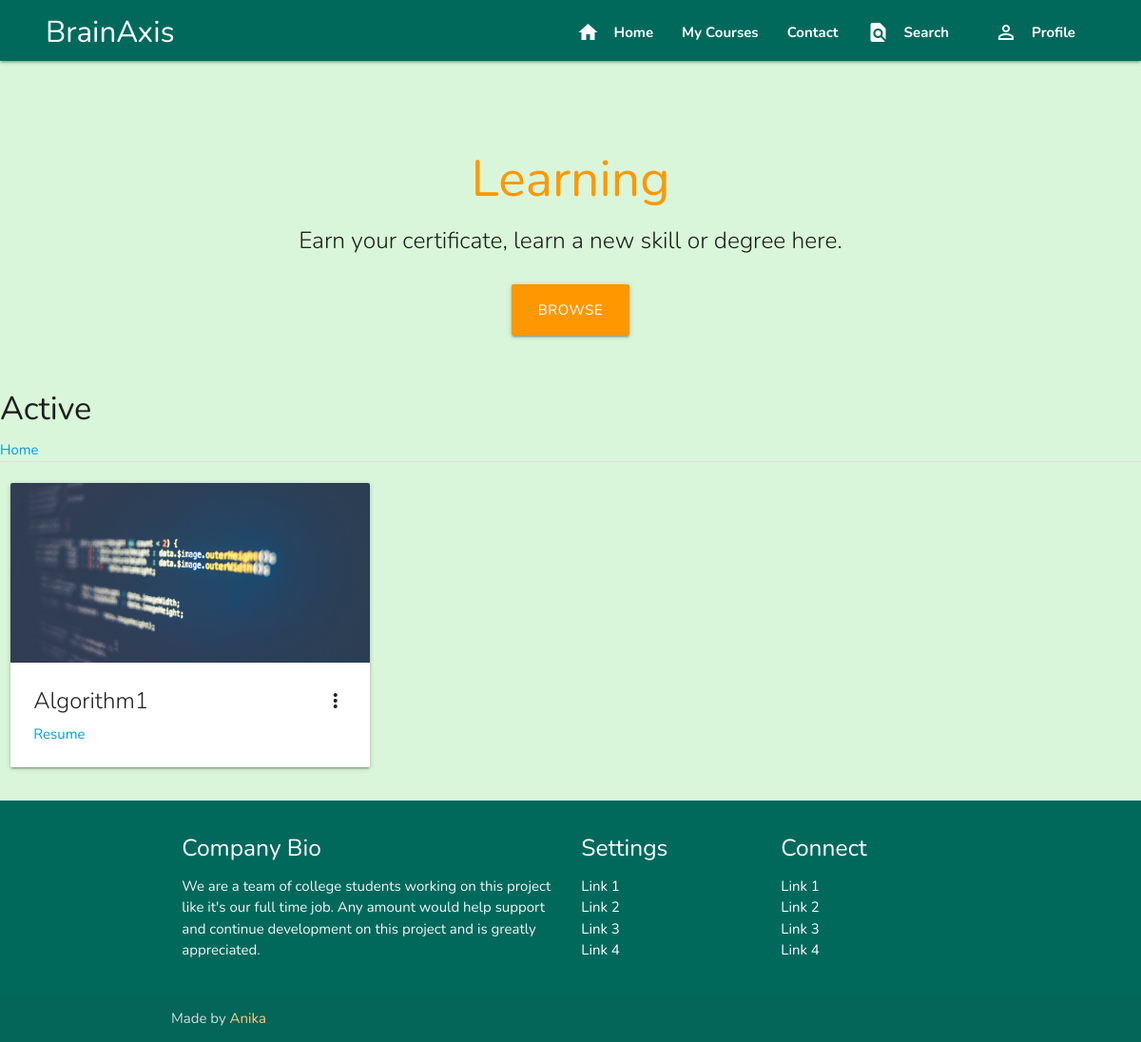
Screenshot of /dashboard/ (signed in) with the database file from the repository.
### classroom/models.py (models this page shows, shortened)
class Course(models.Model):
	id = models.UUIDField(primary_key=True, default=uuid.uuid4, editable=False)
	picture = models.ImageField(upload_to=user_directory_path)
	title = models.CharField(max_length=200)
	description = models.CharField(max_length=800)
	category = models.ForeignKey(Category, on_delete=models.CASCADE)
	syllabus = RichTextField()
	user = models.ForeignKey(User, on_delete=models.CASCADE, related_name='course_owner')
	enrolled = models.ManyToManyField(User)
	modules = models.ManyToManyField(Module)
	questions = models.ManyToManyField(Question)

### classroom/views.py (the view)
# urls.py: path('dashboard/', index, name='index'),
@login_required
def index(request):
	user = request.user
	courses = Course.objects.filter(enrolled=user)
	context = {
		'courses': courses
	}
	return render(request, 'index.html', context)

### authy/views.py (called while the page is built)
def SideNavInfo(request):
	user = request.user
	nav_profile = None
	if user.is_authenticated:
		nav_profile = Profile.objects.get(user=user)
	return {'nav_profile': nav_profile}

### student_portall/templates/index.html (shortened to what this page needs)
{% extends 'base.html' %}
{% load static %}
{% block banner %}
<div class="section no-pad-bot" id="index-banner">
	<div class="container">
		<br><br>
		<h2 class="header orange-text center">Learning</h2>
		<h5 class="header col s12 light center"> Earn your certificate, learn a new skill or degree here.</h5>
	</div>
	<div class="row center">
		<br>
		<a class="btn-large orange" href="{% url 'categories' %}">Browse</a>
	</div>
</div>
{% endblock %}
{% block content %}
<div class="section">
	<h4>Active</h4>
  <a href="{% url 'home' %}">Home</a>
	<div class="divider"></div>
</div>
<div class="row">
{% for course in courses %}
<div class="col s12 m4">
  <div class="card">
    <div class="card-image waves-effect waves-block waves-light">
      <img class="activator" src="{{ course.picture.url }}">
    </div>
    <div class="card-content">
      <span class="card-title activator grey-text text-darken-4">{{ course.title }}<i class="material-icons right">more_vert</i></span>
      <p><a href="{% url 'course' course.id %}">Resume</a></p>
    </div>
  </div>
</div>
{% endfor %}
</div>
{% endblock %}

### student_portall/static/css/style.css (style rules this page uses)
body { justify-content: center; background-color: rgb(218, 246, 218); font-family: 'Nunito', sans-serif; }

### rows the page displays
Course: picture (picture), title "Algorithm1"
